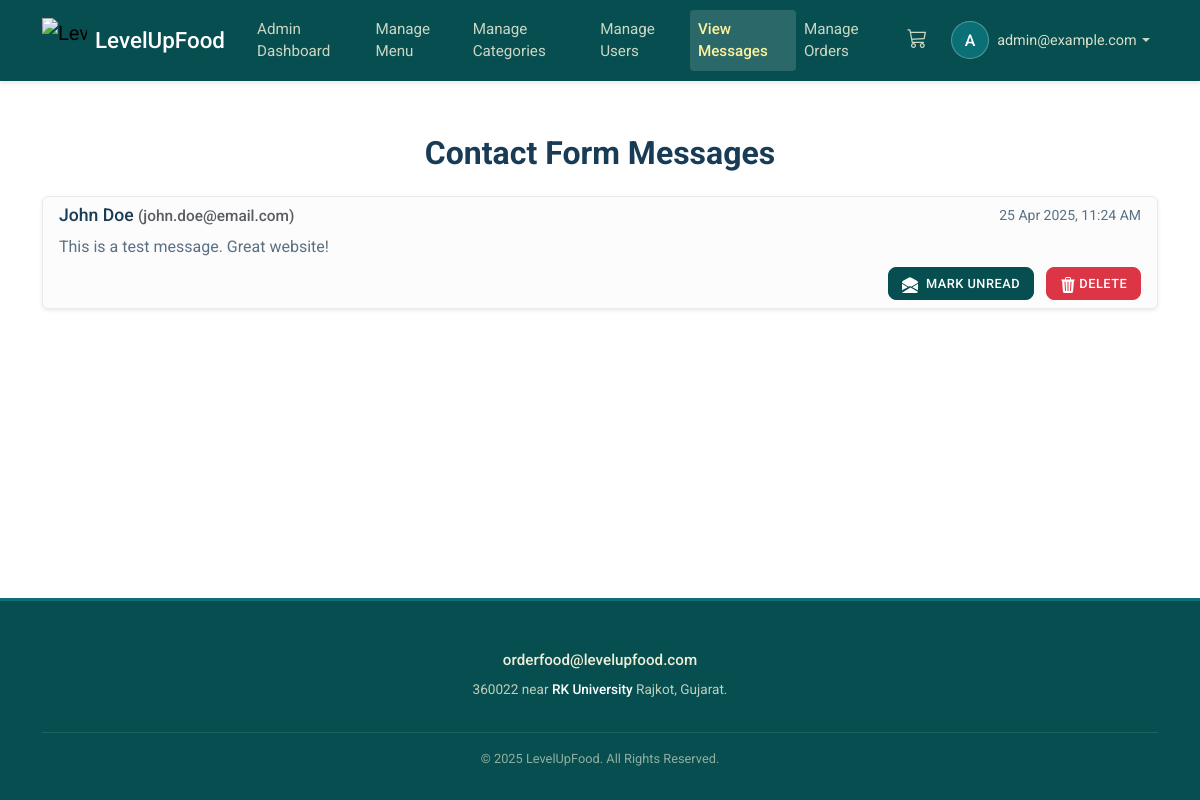
The app's page /view_messages.php (signed in) with its own data.
### tables this page shows
CREATE TABLE `contact_messages` (
  `id` int(11) NOT NULL,
  `name` varchar(255) NOT NULL,
  `email` varchar(255) NOT NULL,
  `message` text NOT NULL,
  `is_read` tinyint(1) NOT NULL DEFAULT 0 COMMENT 'Flag indicating if message has been read by admin (1=Yes, 0=No)',
  `submitted_at` timestamp NOT NULL DEFAULT current_timestamp()
);

### view_messages.php (the view, shortened to what this page needs)
<?php
include 'config.php';
$error_message = '';
$messages = [];
$sql = "SELECT id, name, email, message, is_read, submitted_at
        FROM contact_messages
        ORDER BY submitted_at DESC";
if (isset($con)) {
    $stmt = $con->prepare($sql);
    if ($stmt) {
        if ($stmt->execute()) {
            $result = $stmt->get_result();
            $messages = $result->fetch_all(MYSQLI_ASSOC);
        } else {
            $error_message .= " Error fetching messages: " . $stmt->error;
            error_log("DB Error fetching contact messages: " . $stmt->error);
        }
    } else {
        $error_message .= " Error preparing message statement: " . $con->error;
        error_log("DB Prepare Error fetching messages: " . $con->error);
    }
} else {
     $error_message .= " Database connection not available.";
     error_log("DB connection error in view_messages.php");
}
include 'header.php';
?>
<div class="container section">
    <h1 class="section-title text-center mb-4">Contact Form Messages</h1>
    <div class="list-group">
        <?php if (empty($messages) && empty($error_message)): ?>
            <div class="list-group-item">
                 <p class="text-center text-muted mb-0">No contact messages found.</p>
            </div>
        <?php else: ?>
            <?php foreach ($messages as $msg): ?>
                <div class="list-group-item <?php echo $msg['is_read'] ? 'list-group-item-light' : 'list-group-item-warning'; ?> mb-2 shadow-sm">
                     <div class="d-flex w-100 justify-content-between mb-1">
                        <h5 class="mb-1">
                            <?php echo htmlspecialchars($msg['name']); ?>
                            <small class="text-muted">(<?php echo htmlspecialchars($msg['email']); ?>)</small>
                        </h5>
                        <small title="<?php echo htmlspecialchars($msg['submitted_at']); ?>">
                            <?php echo date("d M Y, g:i A", strtotime($msg['submitted_at'])); ?>
                        </small>
                    </div>
                    <p class="mb-2 message-content"><?php echo nl2br(htmlspecialchars($msg['message'])); ?></p>
                    <div class="message-actions text-end">
                        <form action="view_messages.php" method="POST" style="display: inline;">
                            <button type="submit" name="toggle_read_status" class="btn btn-sm <?php echo $msg['is_read'] ? 'btn-secondary' : 'btn-success'; ?>" title="<?php echo $msg['is_read'] ? 'Mark as Unread' : 'Mark as Read'; ?>">
                                <?php if ($msg['is_read']): ?>
                                    Mark Unread
                                <?php endif; ?>
                            </button>
                        </form>
                        <form action="view_messages.php" method="POST" style="display: inline;" onsubmit="return confirm('Are you sure you want to delete this message permanently?');">
                             <button type="submit" name="delete_message" class="btn btn-sm btn-danger" title="Delete Message">
                                 Delete
                             </button>
                         </form>
                    </div>
                </div>
            <?php endforeach; ?>
        <?php endif; ?>
    </div>
</div>
<?php
include 'footar.php';
?>

### styles.css (style rules this page uses)
:root { --primary-color: #064e50; --secondary-color: #0a7075; --accent-color: #fef19c; --light-bg: #efefd7; --dark-text: #183b56; --medium-text: #5a7184; --light-text: #efefd7; --white: #ffffff; --black: #000000; --link-color: #37afe1; --danger-color: #dc3545; --success-color: #198754; --warning-color: #ffc107; --info-color: #0dcaf0; --gradient-primary: linear-gradient(var(--secondary-color), #0c969c, #6da3be); --radial-gradient-special: radial-gradient(#f7cfd8, #f4f8d3, #a6f1e0, #73c7c7); --border-color: #e5eaf4; --border-color-subtle: rgba(0,0,0,0.1); }
body { font-family: "Roboto", sans-serif; color: var(--medium-text); display: flex; flex-direction: column; min-height: 100vh; background-color: var(--white); }
h1, h2, h3, h4, h5, h6 { color: var(--dark-text); font-family: "Roboto", sans-serif; font-weight: 500; }
h1 { font-size: 2rem; }
h5 { font-size: 1.1rem; }
.btn { border-radius: 8px; padding: 0.6rem 1.2rem; font-family: "Roboto", sans-serif; font-weight: 500; border-width: 1px; border-style: solid; transition: all 0.2s ease-in-out; cursor: pointer; text-transform: uppercase; letter-spacing: 0.5px; }
.btn-sm { padding: 0.4rem 0.8rem; font-size: 0.8rem; }
.btn-secondary { color: var(--white); background-color: var(--primary-color); border-color: var(--primary-color); }
.section { padding-top: 4rem; padding-bottom: 4rem; }
.section-title { color: var(--dark-text); font-size: 2rem; font-weight: 700; margin-bottom: 1rem; }
.list-group-item.list-group-item-light { color: var(--medium-text); }
.message-actions { margin-top: 0.5rem; }
.message-actions .btn { margin-left: 0.5rem; }

### records on screen
contact_messages: name "John Doe", email "john.doe@email.com", submitted_at "25 Apr 2025, 11:24 AM", message "This is a test message. Great website!", is_read 1 (drawn)

### other values on screen
$_SESSION['email'][0] "A"
$_SESSION['email'] "admin@example.com"
